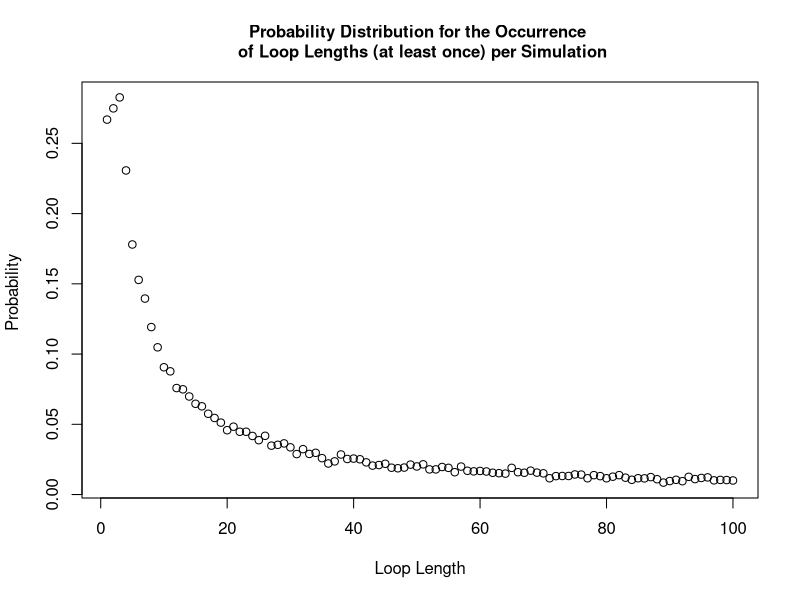

Source code (R):
#### Team Members:
# Fatima Kasenally (S2443602); Wenqi Ni (s1792412); Cameron Allan (S1748084)

#### address of github repo:
# https://github.com/niwq15/SP-Group-7-A2


#### Contributions

# Functions we each made versions of:
# Cameron - Strategy1, Strategy2, Strategy3, Pone, Pall, dloop
# Wenqi - Strategy1, Strategy2, Strategy3, Pone, Pall, dloop 
# Fatima - Strategy2, Pone, Pall, dloop 

# Further Details: 

# Cameron wrote the used Strategy 3 function and added an if statement to speed up the Pall function. 
# Some attempts were made to use arrays to write more efficient strategy functions but these were slower. 
# Other versions of Pone and Pall were also made but the final versions used were faster. 
# The dloop function written was not used as other members' dloops were better.


# Wenqi created the final versions of the functions Strategy 1, Strategy 2, Pone, Pall and the probability of no loop longer than 50 
# in a random reshuffling of cards. She wrote comments for these functions and those results. 
# She also provided a version of Strategy3, dloop function and the visualisation of the probabilities sensibly. 

# Fatima created an alternative version of Strategy 2 and pone. She created the final version of pall and dloop. 
# She also provided the sample solutions for various n and strategy combinations, and wrote comments to explain the results,
# generated the probability ditribution plot and returned the total probability of success for Strategy 1


#### Overview 
# This file holds the self-contained code to use stochastic simulation to study a generalised version of the famous '100 Prisoners Problem' 
# The problem is defined as follows: 
# Consider a prison containing 2n prisoners, each with a unique identification number ranging from 1 to 2n. 
# The prison has a room with 2n boxes, each uniquely numbered from 1 to 2n and each containing a single card. 
# These cards are each labelled with a unique number between 1 and 2n. 
# Each prisoner is allowed to open n boxes to find the card with their number.
# If all 2n prisoners successfully find their cards then they all go free. 
# After their turn,the prisoners are not allowed to communicate any new information from the boxes 
# to prisoners who have yet to take their turn.
# The room is returned to its original state after each prisoner’s go. 

# Firstly, we will show 3 strategies for the prisoners, then create a 'Pone' function to estimate 
# the probability of a single prisoner successfully finding their number, then use a 'Pall' function to 
# calculate the probability of all the prisoners finding their numbers. 
# Based on the results of the individual and joint success probabilities using different strategies, 
# we will give some comments about which strategy has the highest success probabilities for 
# both individuals and the collective. 

## Each function expressing the different strategies for opening boxes to find cards will require the same 
## input parameters : n,k,cards_num. Where n parameterises the 2n number of boxes, prisoner and cards in our problem.
## k is the prisoner's number and cards_num represents the random orders of cards placed in boxes.
## Uniform input parameters allows the implemented strategy to be a variable in each simulation as each strategy 
## function is interchangeable. This is required by functions 'Pone' and 'Pall'.


## Strategy 1:

## The Strategy1 function has inputs, n, k, and 'cards_num' (the card numbers indexed by the box numbers). 
## Each prisoner with their number 'k' starts at the k-th box which contains card b. If k is not equal to b, then the prisoner 
## goes to box b and opens it. The process will be repeated until they have either found the card k or opened n boxes without finding it
## The Strategy1 function will return 'TRUE' if the prisoner k will find their number within the n tries, otherwise it will return 'FALSE'.
Strategy1 <- function(n,k,cards_num) {
  #create an empty vector to store card numbers as they are read
  cards_picked <- rep(0, n) # the prisoner can read at most n cards
  cards_picked[1] <- cards_num[k] # start at the box with his number (k) on it 
  #for each of the remaining steps, first check if he has found his card number
  #if so, he will stop; if not, he will continue to read cards
  for (b in 2:n) {
    if (cards_picked[b-1] == k) {#if the prisoner k has found his number
      return(TRUE) #yes the prisoner has successfully found his card
      break # stop here and the prisoner will not open other boxes
    } else {#otherwise prisoner will open another box with the number of the last card
      cards_picked[b] <- cards_num[cards_picked[b-1]]
    }
  }
  #check whether he finds his number in the final step
  if (cards_picked[n] != k) { #if the final number is not his number
    return(FALSE) #prisoner has failed to find his card
  } else {#if the final number is equal to his number
    return(TRUE) #prisoner has successfully found his card
  }
}

## Strategy 2:

## The Strategy2 function has inputs, n, k, and cards_num.
## This strategy follows an identical procedure to strategy 1, except that the starting box is randomly selected
## The prisoner uses the card number in each box to pick his next box to open.
## The prisoner can open at most n boxes in order to find the card with their number on it.
## The Strategy2 function will return 'TRUE' if the prisoner k will find their number within the n tries, otherwise 'FALSE'.
Strategy2 <- function(n,k,cards_num) {
  #create an empty vector to store card numbers that have been read
  cards_picked <- rep(0, n) # the prisoner can read at most n cards
  cards_picked[1] <- sample(cards_num,1)# start at a randomly selected box 
  #for each of the remaining steps, firstly check whether he has found him number card
  #if so, he will stop; if not, he will continue to read cards
  for (b in 2:n) {
    if (cards_picked[b-1] == k) {#if the prisoner k has found his number
      return(TRUE)
      break #stop here and the prisoner will not open other boxes
    } else {#otherwise prisoner will open the box with number k
      cards_picked[b] <- cards_num[cards_picked[b-1]]
    }
  }
  #check whether he finds his number in the final step
  if (cards_picked[n] != k) { #if the final number is not his number
    return(FALSE)
  } else {#if the final number is equal to his number
    return(TRUE)
  }
} #The function returns TRUE/FALSE expressing that the prisoner has FOUND/FAILED TO FIND his card 

## Strategy 3:
## The Strategy3 function has inputs, n, k, and cards_num.
## The prisoner opens n boxes at random, without replacement and the prisoner will open n different boxes. 
## The Strategy3 function will return 'TRUE' if the prisoner k will find their number within the n tries, otherwise 'FALSE'.
Strategy3 <- function(n,k,cards_num){ 
  cards_picked <- sample(cards_num,n,replace=FALSE) # Randomly select n boxes from cards_num to open
  any(k == cards_picked) # check whether the prisoner's number appears in the selected card_num
} # End function


## The 'Pone' function takes the inputs 'n', 'k', 'strategy' and 'nreps' (the number of replicate simulations).
## 'Pone' is a function which calculates the probability of an individual prisoner 'k' finding his card number amoungst 2n boxes. 
## The prisoner can open n boxes and the trial is simulated nreps times. In each simulation a set-up is generated and one strategy 
## is used for the prisoner's search. The outcome of each simulation is recorded (success/failure) and 
## (total number of successes/nreps) calculates the probability that the prisoner finds his card. This probability is the function output. 
Pone <- function(n,k,strategy,nreps) {
  # create an empty vector to store the outcome of each simulation as 1/0 = Success/ Failure to find his card
  success <- rep(0, nreps)
  for (i in 1:nreps) {
    # simulate the random order of card numbers
    cards_num <- sample(1:(2*n), 2*n, replace=FALSE)
    success[i] <- strategy(n,k,cards_num)
  }
  # return the frequentist probability of success as: 
  # total number of simulated successes / total number of simulations
  return(sum(success)/nreps)
}


## The 'Pall' function takes the inputs 'n', 'strategy' and 'nreps'.
## 'Pall' is a function to find the probability of all the 2n prisoners finding their cards in a single simulation
## and all being able to escape. All prisoners must use the same strategy. The probability is calculated by finding
## the total number of all prisoner successes and dividing by the number of simulations run (nreps).
## The Function then returns this probability as the output.
Pall <- function(n,strategy,nreps) {
  #create a vector to record the result of each simulation with default values of 1s
  num_success <- rep(1,nreps)
  for (i in 1:nreps) {#for each simulation
    #generate a random order of card numbers
    cards_num <- sample(1:(2*n), 2*n, replace=FALSE)
    #use the strategies to calculate whether each prisoner can find their correct number within n times
    for (k in 1:(2*n)) {
      result <- strategy(n,k,cards_num) # save the result of strategy for the k-th prisoner
      num_success[i] <- num_success[i] * result # if result is 1 keep 1 in the vector. If 0 change to 0.
      if (result == 0){ # stop if any prisoner does not escape, this cuts down simulation run-time
        break
      }
    }
  }
  # return the frequentist probability as: total number of simulated successes / total number of simulated trials
  return(sum(num_success)/nreps)
}

### Sample Results ###

### individual prisoner probabilities: 
### Pone takes args: n,k,strategy,nreps

Pone(5,5,Strategy1,10000)
Pone(50,50,Strategy1,10000)
# one prisoner & strategy 1: prob success ~ 50%  (for all n)

Pone(5,5,Strategy2,10000)
Pone(50,50,Strategy2,10000)
# one prisoner & strategy 2: prob success ~40%  (n=5) ~37%  (n>50)

Pone(5,5,Strategy3,10000)
Pone(50,50,Strategy3,10000)
# one prisoner & strategy 3: prob success ~50%  (for all n)

### joint probabilities for all prisoners as a collective:  
### Pall takes args: n,strategy,nreps


Pall(5,Strategy1,10000)
Pall(50,Strategy1,10000)
#10 prisoners & strategy 1: prob success ~35% (n=5)
#100 prisoners & strategy 1: prob success ~31% (n=50)

Pall(5,Strategy2,10000)
Pall(50,Strategy2,10000)
#10 prisoners & strategy 2: prob success ~0.01%  (n=5)
#100 prisoners & strategy 2: prob success ~0% (smaller than precision)  (n=50)

Pall(5,Strategy3,10000)
Pall(50,Strategy3,10000)
#10 prisoners & strategy 3: prob success ~0.1%  (n=5)
#100 prisoners & strategy 3: prob success ~0% (smaller than precision) (n=50)


## Remarks

## Strategy 1 and Strategy 3 have similar individual success probabilities of 50%. 
## Strategy 1 has much higher joint success probability of above 30%, while Strategy 3 only has 0%.
## It demonstrates that there is something intelligent in Strategy 1's design.
## Strategy 2 has a lower marginal probability for success than the others, and a joint probability close to 0. 

## More explanations
## For Strategy 1, consider the distribution of maximum loop lengths amongst the boxes and cards. The cycle of box and card numbers 
## must eventually return the prisoner to open a box with his card number inside if he is allowed to open as many boxes as he wants, 
## as the numbers used are part of a finite sequence. Thus, the high joint success probability can be calculated as the cumulative 
## probability of the maximum loop length being less than n, which we have determined to be approximately 31%.

## For Strategy 2, the marginal probability is lower than 50% because the conditions for the prisoner's success are 1.the prisoner 
## select the correct loop with his card in it at random; 2.the loop he picks must also be shorter than n. 
## Our results show that the probability is about 37-40% (varies with n). The joint probability tends to 0 for the similar reason as strategy 3.

## For Strategy 3, the probability of finding their card every time they open a box is 1/2n and if he opens n boxes at random the 
## probability of finding his card is n/2n (=50%). For 2n prisoners all finding their cards in a simulation we multiply the independent 
## marginal probabilities to produce a joint probability of (0.5)^(2n), which tends to 0 as n increases. 


## The 'dloop' function has inputs: 'n' and 'nreps'. 
## It is a function which returns the probability distribution vector for each loop length occuring in a simulation.
## It takes the parameters n (making 2n boxes) and nreps (to make nreps simulations). In each simulation the boxes are 
## opened one by one while iterating through a loop, to find its length. The unique loop lengths from each simulation 
## are then tabulated and by nreps (the total number of simulations).
## This creates a probability vector (prob_vec_y = probability of each loop length occurring at least once),
## which is the output of the function. 
dloop <- function(n, nreps) {
  each_loop_lengths <- c() #create an empty list to store the loop lengths generated by all simulations
  
  for (i in 1:nreps){ 
    #simulate a new set of boxes for each simulation
    cards_num <- sample(1 : (2*n), 2*n , replace=FALSE) 
    #store a list of closed boxes in each simulation
    unopened_boxes <- 1:(2*n)
    
    #store the loop lengths found in each simulation 
    new_loop_lengths <- c()
    
    #scan for loops, (while more than 2 boxes are still closed, indexing breaks down for smaller loops)
    while (length(unopened_boxes) > 2 ){
      #pick the smallest number unopened box and store the value of the card inside 
      cards_picked <- cards_num[unopened_boxes[1]]
      
      #pick your next box according to your last card and scan each closed loop
      for (b in 2:length(unopened_boxes)){ #max loop length is the number of closed boxes
        #store the number of the latest card
        cards_picked <- c(cards_picked, cards_num[cards_picked[b-1]])
      }#end for 
            
      #scanning the last 2 unopened boxes:
      #if the card in box 1 matches the number of box 2
      if (length(unopened_boxes) == 2 && cards_num[unopened_boxes[1]] == unopened_boxes[2]) {
        #we have found a 2 item long loop 
        new_loop_lengths <- c(new_loop_lengths, 2) #save the loop length 
        #if the card in box 1 matches the number of box 1 
      } else if ((length(unopened_boxes) == 2) && (cards_num[unopened_boxes[1]] == unopened_boxes[1])) {
        #we have found one or more loops with length 1
        new_loop_lengths <- c(new_loop_lengths, 1) #save the loop length to simulation counter 
      }
      
      # add the last loop scanned to our list of loop lengths found 
      new_loop_lengths <- c(new_loop_lengths, length(unique(cards_picked))) 
      
      #remove the boxes we have scanned from the list of unopened boxes 
      unopened_boxes <- setdiff(unopened_boxes,unique(cards_picked))
    } #end while 
    
    #store the uniquely occuring loop lengths from each simulation in a global simulation list 
    each_loop_lengths <- c(each_loop_lengths, unique(new_loop_lengths))
    
  } #end for 
  #create a probability vector for the occurrence of each type of loop length 
  prob_vec_y <- tabulate(each_loop_lengths)/nreps #dividing frequency of occurences/total number of simulations
  #function outputs the probability distribution 
  return(prob_vec_y)
  
}#end function

#################### Alternative dloop function : 
## This version of dloop takes the same inputs n and nreps, and returns the same output, the probability distribution vector. 
## This version takes under 10 seconds on some devices but over 2 minuites on others (Cam's machine). We have included this version 
## because it uses the alternative interpretation of loops as nested objects and their lengths as the depth of nesting. 
##
## The method creates an empty array, 'loop_len' and uses simulation to count the occurrences of each 
## loop length ranging from 1 to 2n, which will be stored in the rows of 'loop_len'. Then we will convert the values to binary and give 1s to those 
## loop lengths which occur at least once. Based on the columns of 'loop_len', we can calculate the probability of each loop length occurring at least once.
## 
## dloop <- function(n,nreps) {
##  # create an empty array to store the number of occurrences of loops with lengths from 1 to 2n for each simulation
##  # default value is 1 as ...
##  loop_len <- array(rep(1,nreps*(2*n)), dim=c(nreps,2*n)) #each row referring to one simulation
##  prob <- rep(0,2*n) #create an empty vector to store the targeted probabilities
##  for (i in 1:nreps) {#for each simulation
##    cards_num <- sample(1:(2*n), 2*n, replace=FALSE)
##    cards_picked <- rep(0,2*n)
##    #calculate loop lengths for each prisoner's number
##    for (k in 1:(2*n)) {
##      cards_picked[1] <- cards_num[k]
##      for (b in 2:(2*n)) {
##        if (cards_picked[b-1] ==k) {
##          break #stop the loop if the loop lenth has been found
##        } else {
##          cards_picked[b] <- cards_num[cards_picked[b-1]]
##          loop_len[i,k] <- loop_len[i,k] + 1
##        }
##      }
##    }
##    #now we obtain a row which specifies the loop length for each k in 1:2n
##    #use tabulate function to count the occurrences of each loop length which is between 1 and 2n
##    len <- append(loop_len[i,], 2*n) #add a '2*n' to keep the length of the vector when using tabulate
##    len <- tabulate(len)
##    loop_len[i,] <- replace(len, length(len), len[length(len)]-1) #eliminate the impact of the added '2*n'
##    #convert the values to be binary
##    loop_len[i,] <- as.numeric(loop_len[i,] >= 1) # give 1s to those loop lengths which occur at least once
##  }#end for each simulation
##  #notice that each column of 'loop_len' shows whether the loop length appearing in each simulation
##  #calculate the probability of each loop length
##  return(colSums(loop_len)/nreps)
##}
################################################




#testing the distribution for n=50
n = 50 
#stores our probability distribution using function dloop
prob_vec <- dloop(n, 10000)

##plotting the probability distribution
#create an x axis 
x_axis <- 1:length(prob_vec)
#plot the scatter plot
plot(x_axis, prob_vec, xlab = "Loop Length", ylab = "Probability ", main = "Probability Distribution for the Occurrence \n of Loop Lengths (at least once) per Simulation", cex.main = 1)

#output the probability distribution vector: 
cat("your probability vector for producing at least one loop of length i: \n", prob_vec, "\n")

## Note that 'no loop length longer than 50' indicates that the max loop length is 50. 
## P(no loop longer than 50) = 1 - P(there exist loop lengths larger than 50)
## Since the total loop lengths must sum to 2n, the loops of length greater than n can only occur once.
## It implies that P(loop length >n occurs at least once ) = P(loop length >n occurs exactly once ).
## Thus, P(there exist loop lengths larger than 50) is equal to the sum of P(there exists loop length i) where i ranges from 51 to 100. 

cat( "Probability of Strategy 1 succeeding: \n", 1 - sum(prob_vec[(n+1):(2*n)]), "\n this is also the probability of the maximum loop length being no more than n")
